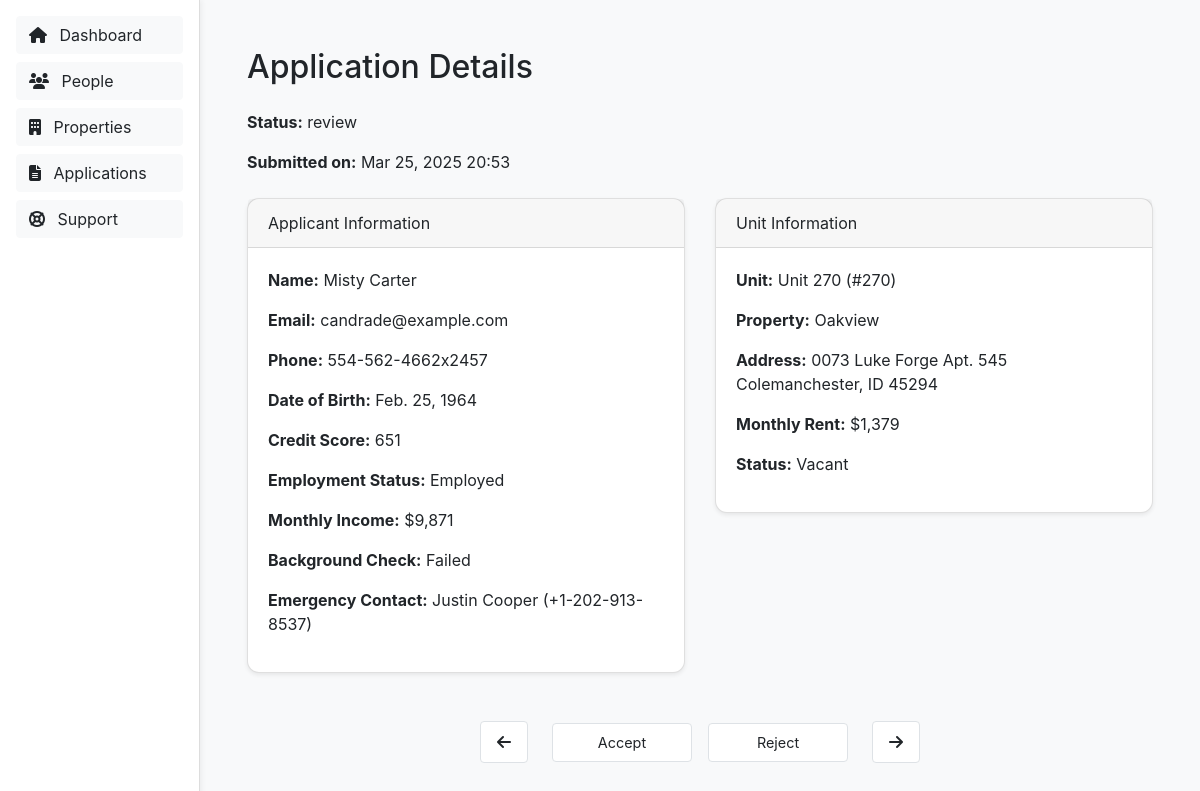
Page /applications/956/ on the committed database.
### rentals/models.py (models this page shows, shortened)
class Application(models.Model):
    applicant = models.ForeignKey(Tenant, on_delete=models.CASCADE)
    unit = models.ForeignKey(Unit, on_delete=models.CASCADE)
    submitted_on = models.DateTimeField(default=timezone.now)
    STATUS_PENDING = 'pending'
    STATUS_APPROVED = 'approved'
    STATUS_REJECTED = 'rejected'
    STATUS_CHOICES = [
        (STATUS_PENDING, 'Pending'),
        (STATUS_APPROVED, 'Approved'),
        (STATUS_REJECTED, 'Rejected'),
    ]
    status = models.CharField(max_length=10, choices=STATUS_CHOICES, default=STATUS_PENDING)

class Tenant(models.Model):
    name = models.CharField(max_length=100)
    email = models.EmailField()
    phone = models.CharField(max_length=20, blank=True)
    date_of_birth = models.DateField(null=True, blank=True)
    credit_score = models.IntegerField(null=True, blank=True)
    employment_status = models.BooleanField(default=False)
    monthly_income = models.DecimalField(max_digits=10, decimal_places=2, null=True, blank=True)
    background_check_passed = models.BooleanField(default=False)
    emergency_contact_name = models.CharField(max_length=100, blank=True)
    emergency_contact_phone = models.CharField(max_length=20, blank=True)
    notes = models.TextField(blank=True)

class Unit(models.Model):
    name = models.CharField(max_length=100)
    number = models.CharField(max_length=100)
    property = models.ForeignKey(Property, on_delete=models.SET_NULL, null=True, blank=True)
    monthly_rent = models.DecimalField(max_digits=8, decimal_places=2, default=0)
    is_occupied = models.BooleanField(default=False)

class Property(models.Model):
    name = models.CharField(max_length=100)
    address = models.CharField(max_length=200)

### rentals/views.py (the view)
# urls.py: path('applications/<int:application_id>/', views.application_detail, name='application_detail'),
def application_detail(request, application_id):
    app = get_object_or_404(Application.objects.select_related('unit__property', 'applicant'), pk=application_id)
    review_apps = list(Application.objects.filter(status='review').order_by('submitted_on').values_list('id', flat=True))
    current_index = review_apps.index(app.id) if app.id in review_apps else -1
    prev_id = review_apps[current_index - 1] if current_index > 0 else None
    next_id = review_apps[current_index + 1] if current_index < len(review_apps) - 1 else None
    return render(request, 'rentals/application_detail.html', {
        'application': app,
        'prev_app_id': prev_id,
        'next_app_id': next_id
    })

### rentals/templates/rentals/application_detail.html (shortened to what this page needs)
{% load static %}
{% load humanize %}
<!DOCTYPE html>
<html>
<head>
    <link rel="stylesheet" href="https://stackpath.bootstrapcdn.com/bootstrap/4.5.2/css/bootstrap.min.css">
    <link rel="stylesheet" href="https://cdnjs.cloudflare.com/ajax/libs/font-awesome/6.5.0/css/all.min.css">
</head>
<body class="bg-light">
    <div id="sidebar">
        <a href="{% url 'dashboard' %}" class="btn btn-light mb-2"><i class="fas fa-home mr-2"></i> Dashboard</a>
        <a href="{% url 'people' %}" class="btn btn-light mb-2"><i class="fas fa-users mr-2"></i> People</a>
        <a href="{% url 'properties' %}" class="btn btn-light mb-2"><i class="fas fa-building mr-2"></i> Properties</a>
        <a href="#" class="btn btn-light mb-2"><i class="fas fa-file-alt mr-2"></i> Applications</a>
        <a href="#" class="btn btn-light mb-2"><i class="fas fa-life-ring mr-2"></i> Support</a>
    </div>
    <div class="container-fluid">
        <h2 class="mt-3 mb-4">Application Details</h2>
        <div class="mb-4">
            <p><strong>Status:</strong> <span id="status-display">{{ application.get_status_display }}</span></p>
            <p><strong>Submitted on:</strong> {{ application.submitted_on|date:"M j, Y H:i" }}</p>
        </div>
        <div class="row">
            <div class="col-md-6 mb-4">
                <div class="card shadow-sm">
                    <div class="card-header">
                        <p class="mb-0">Applicant Information</p>
                    </div>
                    <div class="card-body">
                        <p><strong>Name:</strong> {{ application.applicant.name }}</p>
                        <p><strong>Email:</strong> {{ application.applicant.email }}</p>
                        <p><strong>Phone:</strong> {{ application.applicant.phone }}</p>
                        <p><strong>Date of Birth:</strong> {{ application.applicant.date_of_birth }}</p>
                        <p><strong>Credit Score:</strong> {{ application.applicant.credit_score }}</p>
                        <p><strong>Employment Status:</strong>
                            {% if application.applicant.employment_status %}Employed{% else %}Unemployed{% endif %}
                        </p>
                        <p><strong>Monthly Income:</strong>
                            {% if application.applicant.monthly_income %}
                                ${{ application.applicant.monthly_income|floatformat:0|intcomma }}
                            {% else %}
                                N/A
                            {% endif %}
                        </p>
                        <p><strong>Background Check:</strong>
                            {% if application.applicant.background_check_passed %}Passed{% else %}Failed{% endif %}
                        </p>
                        <p><strong>Emergency Contact:</strong> {{ application.applicant.emergency_contact_name }} ({{ application.applicant.emergency_contact_phone }})</p>
                    </div>
                </div>
            </div>
            <div class="col-md-6 mb-4">
                <div class="card shadow-sm">
                    <div class="card-header">
                        <p class="mb-0">Unit Information</p>
                    </div>
                    <div class="card-body">
                        <p><strong>Unit:</strong> {{ application.unit.name }} (#{{ application.unit.number }})</p>
                        <p><strong>Property:</strong> {{ application.unit.property.name }}</p>
                        <p><strong>Address:</strong> {{ application.unit.property.address }}</p>
                        <p><strong>Monthly Rent:</strong> ${{ application.unit.monthly_rent|floatformat:0|intcomma }}</p>
                        <p><strong>Status:</strong>
                            {% if application.unit.is_occupied %}Occupied{% else %}Vacant{% endif %}
                        </p>
                    </div>
                </div>
            </div>
        </div>
        <div class="mt-4 d-flex justify-content-center align-items-center">
            {% if prev_app_id %}
                <a href="{% url 'application_detail' prev_app_id %}" class="btn btn-light border mr-4 px-3 py-2" title="Previous">
                    <i class="fas fa-arrow-left"></i>
                </a>
            {% endif %}
            {% if application.status == "review" %}
                <button class="btn btn-light border mr-3 py-2"
                        style="font-size: 0.9rem; min-width: 140px;"
                        onclick="confirmAction('approved')">
                    Accept
                </button>
                <button class="btn btn-light border py-2"
                        style="font-size: 0.9rem; min-width: 140px;"
                        onclick="confirmAction('rejected')">
                    Reject
                </button>
            {% endif %}
            {% if next_app_id %}
                <a href="{% url 'application_detail' next_app_id %}" class="btn btn-light border ml-4 px-3 py-2" title="Next">
                    <i class="fas fa-arrow-right"></i>
                </a>
            {% endif %}
        </div>
    </div>
</body>
</html>

### rentals/templates/rentals/application_detail.html (style rules this page uses)
a { color: black; }
body { padding: 2rem; background-color: #f8f9fa; margin-left: 200px; }
.card { border-radius: 0.75rem; }
.btn-light { background-color: #fff; }
#sidebar { position: fixed; top: 0; left: 0; width: 200px; height: 100%; background-color: #ffffff; border-right: 1px solid #ddd; padding: 1rem; box-shadow: 2px 0 5px rgba(0, 0, 0, 0.05); z-index: 1050; overflow-y: auto; }
#sidebar .btn { background-color: #f8f9fa; border-radius: 4px; margin-bottom: 0.5rem; width: 100%; text-align: left; }

### rows in the picture
Application: status "review", submitted_on "Mar 25, 2025 20:53", applicant.name "Misty Carter", applicant.email "candrade@example.com", applicant.phone "554-562-4662x2457", applicant.date_of_birth "Feb. 25, 1964", applicant.credit_score "651", applicant.monthly_income "9,871", applicant.emergency_contact_name "Justin Cooper", applicant.emergency_contact_phone "+1-202-913-8537", unit.name "Unit 270", unit.number "270", unit.property.name "Oakview", unit.property.address "0073 Luke Forge Apt. 545 Colemanchester, ID 45294", unit.monthly_rent "1,379"
